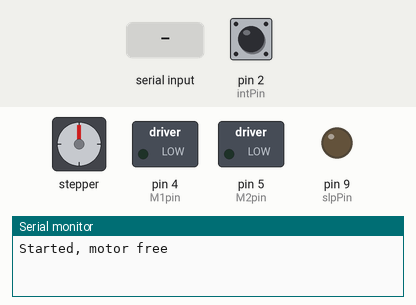
Recording of a sketch running on a simulated Arduino Uno, built with avr-gcc and run on an emulated ATmega328P. Shown: stepper motor, switched loads named in the sketch (green lamp = pin HIGH), output pins drawn as LEDs (lit = HIGH), the last lines printed to the serial monitor. Wiring (inferred from the names in the program): stepper motor driver (200 steps per turn assumed): step pin 11; direction pin 12. The inputs (shaded band) are chosen by the test bench; at power-on: pin 2 (intPin) LOW. Pins used as bus, display or sensor lines are not drawn.

Above: at 1.2 s.
1.3 s: pin 2 (intPin) driven HIGH
At 2.1 s:
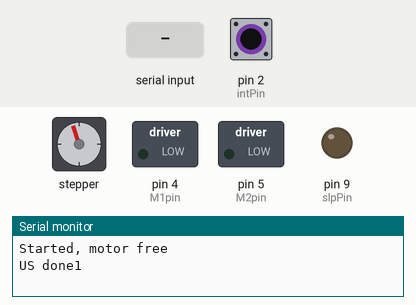
2.8 s: "active\n" received over Serial
At 3.7 s:
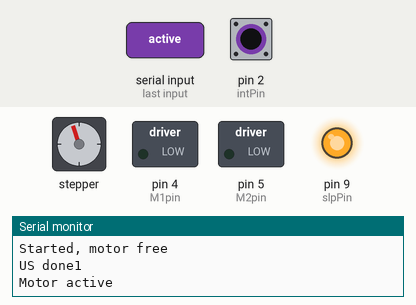
4.3 s: "free\n" received over Serial
At 4.8 s:
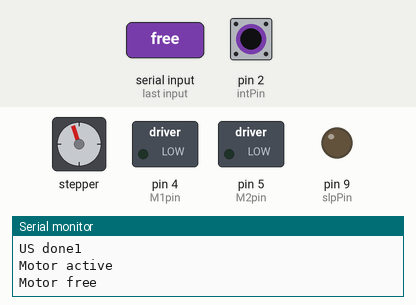
5.8 s: pin 2 (intPin) pulsed LOW 5 times (0.12 s each, 0.3 s apart)
At 8.4 s:
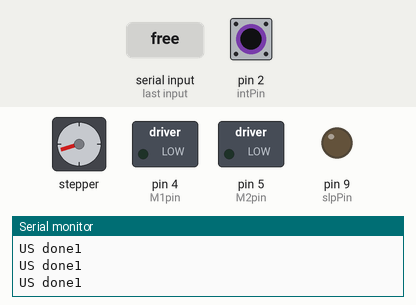
8.8 s: "active\n" received over Serial
At 9.5 s:
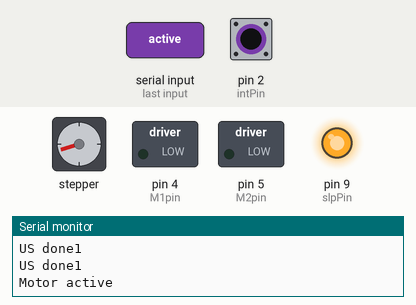
10.3 s: pin 2 (intPin) pulsed LOW 2 times (0.12 s each, 0.3 s apart)
At 11.2 s:
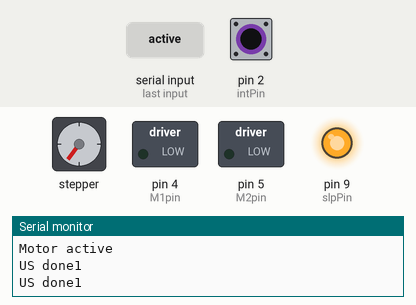
Timing chart, 0 to 13.3 s (numbered marks = the images above; inputs shaded):
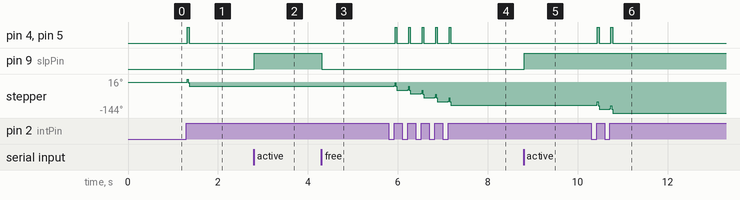

Measured:
- after the input at 1.3 s, pin 4 (M1pin), pin 5 (M2pin): LOW → HIGH at once, → LOW 0.04 s later; stepper: turns 16° clockwise in 0.02 s, then 34° counter-clockwise in 0.02 s
- after the input at 2.8 s, pin 9 (slpPin): LOW → HIGH at once
- after the input at 4.3 s, pin 9 (slpPin): HIGH → LOW at once
- after the input at 5.8 s, pin 4 (M1pin), pin 5 (M2pin): alternates HIGH for 0.04 s and LOW for 0.26 s, 10 changes in all, then stays LOW, starting after 0.14 s; stepper: turns 17° clockwise in 0.02 s, then 35° counter-clockwise in 0.02 s, repeating every 0.30 s
- after the input at 8.8 s, pin 9 (slpPin): LOW → HIGH at once
- after the input at 10.3 s, pin 4 (M1pin), pin 5 (M2pin): alternates HIGH for 0.04 s and LOW for 0.26 s, 4 changes in all, then stays LOW, starting after 0.14 s; stepper: turns 17° clockwise in 0.02 s, then 35° counter-clockwise in 0.02 s, then 17° clockwise in 0.02 s, then 35° counter-clockwise in 0.02 s

The sketch:

DTSC_US.ino
```cpp
/*
 * Author: Joey Broussard
 * PNI, 20200812
 *
 * Control of the stepper motor performed on dedicated arduino
 * for the Delayed Tactile Startle Conditioning paradigm. Designed for
 * master Arduino to activate interrupt input on the Arduino running
 * this sketch to generate the US. No specialized libraries are
 * required as the motion of the US is controlled by an EasyDriver.
 *
 * todo: Make it possible to change "target" based on if mouse moves
 * back during CS presentation, can use additional interrupt pin (not
 * ideal) or maybe some I2C comm?
 */

#include "Arduino.h"

//Pins
const int intPin = 2;//interrupt pin
const int M1pin = 4;//micro stepper pin 1
const int M2pin = 5;//micro stepper pin 2
const int slpPin = 9;//sleep pin, LOW = motor free
const int stepPin = 11;//step pin
const int dirPin = 12;//direction pin

//Cues for movement/direction
const long target = 10;
volatile long steps = 0;
volatile byte dirState = HIGH;

void setup()
{
  //Setup interrupt
  pinMode(intPin,INPUT);
  attachInterrupt(digitalPinToInterrupt(intPin),US,RISING);

  //Setup microstepping
  pinMode(M1pin,OUTPUT);
  digitalWrite(M1pin,LOW);
  pinMode(M2pin,OUTPUT);
  digitalWrite(M2pin,LOW);

  //Setup pin for deactivating the motor
  pinMode(slpPin,OUTPUT);
  digitalWrite(slpPin,LOW);//LOW = Motor in free run until receives commands

  //Direction pin changes direction of running
  pinMode(dirPin,OUTPUT);
  digitalWrite(dirPin,dirState);

  //Step pin
  pinMode(stepPin,OUTPUT);
  digitalWrite(stepPin,LOW);

  //Report initial state
  Serial.begin(9600);
  Serial.println("Started, motor free");
}

void SerialIn(String str){
  if (str.length()==0){
    return;
  }
  if (str == "free"){
    digitalWrite(slpPin,LOW);
    Serial.println("Motor free");
  }else if (str == "active"){
    digitalWrite(slpPin,HIGH);
    Serial.println("Motor active");
  }
}
/*US occurs on rising interrupt pin*/
void US()
{

  while (steps<target){
    digitalWrite(stepPin,HIGH);
    delayMicroseconds(1000);
    digitalWrite(stepPin,LOW);
    delayMicroseconds(1000);
    steps++;
  };
  steps = 0;
  digitalWrite(dirPin,!digitalRead(dirPin));
  digitalWrite(M1pin,HIGH);
  digitalWrite(M2pin,HIGH);
  while (steps<target*2){
    digitalWrite(stepPin,HIGH);
    delayMicroseconds(1000);
    digitalWrite(stepPin,LOW);
    delayMicroseconds(1000);
    steps++;
  };
  steps = 0;
  digitalWrite(dirPin,!digitalRead(dirPin));
  digitalWrite(M1pin,LOW);
  digitalWrite(M2pin,LOW);
  Serial.println("US done" + String(dirState));

}

void loop(){
  //Wait for serial commands to dictate motor state
  if (Serial.available() > 0) {
    String inString = Serial.readStringUntil('\n');
    inString.replace("\n","");
    inString.replace("\r","");
    SerialIn(inString);
  }
}
```
